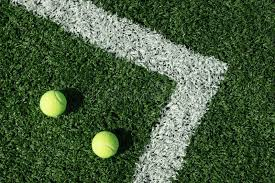
#> input picture images/balls.png, 275 x 183 px; the run also reads 1 picture not shown here
$ jupyter execute --allow-errors ablation.ipynb
#> lines starting #> are read from the running program, lines starting #| are printed output that depends on the picture
### code/inpainting.py
"""
Inpainting using PatchMatch algorithm.
This is an application of the PatchMatch algorithm for image inpainting.
This uses the EM algorithm to fill in the masked regions of an image with the help of NNFs.
"""

import cv2
import numpy as np
import matplotlib.pyplot as plt
from nnf import NNF
from time import time

class InpaintNNF:
    """
    Class for inpainting an image using the PatchMatch algorithm.
    Follows downsample-then-upsample approach.
    """
    def __init__(self, image, mask, patch_w=7, max_pm_iters=5):
        """
        image: numpy array of shape (height, width, 3)
        mask: numpy array of shape (height, width)
        """
        # ensure size of image and mask are the same
        assert image.shape[1] == mask.shape[1] and image.shape[0] == mask.shape[0]
        self.image = image
        self.mask = mask
        self.patch_w = patch_w
        self.max_pm_iters = max_pm_iters
        self.pyramid = [] # list to store the downsampled images and masks

        self._build_pyramid()


    # [43 lines left out: functions _build_pyramid, _downsample_img_and_mask, not called in this run]


    def _upsample_img(self, img, final_size):
        height, width = final_size[:2]
        return cv2.resize(img.astype(np.uint8), (width, height)).astype(np.int32)


    # [151 lines left out: functions _get_patch_similarity, weighted_copy, e_step, m_step, expectation_maximization, inpaint, not called in this run]


### code/ablation.ipynb
[cell 1]
import cv2
import numpy as np
import matplotlib.pyplot as plt
from inpainting import InpaintNNF

[cell 2]
def test_inpainting(src_path, mask_path, patch_w=7, max_pm_iters=5):
#> called with src_path = '../images/balls.png', mask_path = '../images/balls_mask.png', patch_w = 7, max_pm_iters = 5
    src_img = cv2.imread(src_path)
#> src_img is the input picture: shape (183, 275, 3); mean B, G, R 62.1, 92.9, 70.8
    mask = cv2.imread(mask_path, cv2.IMREAD_GRAYSCALE)
    mask = np.where(mask > 127, 1, 0).astype(np.uint8)

    inpainter = InpaintNNF(src_img, mask, patch_w=patch_w, max_pm_iters=max_pm_iters)
    inpainted_images = inpainter.inpaint()

    sources = []
    masks =[]

    for i in range(len(inpainter.pyramid)):
        sources.append(inpainter.pyramid[i][0])
        masks.append(inpainter.pyramid[i][1])

    return inpainted_images, sources, masks

## Example 1

[cell 3]
src_path = "../images/balls.png"
mask_path = "../images/balls_mask.png"
#> (the rest of this cell did not finish here and is left out)

#> (a cell that did not finish here is left out)

[cell 5]
src_path = "../images/balls.png"
mask_path = "../images/balls_mask.png"
#> (the rest of this cell did not finish here and is left out)


#> (a cell that did not finish here is left out)

[cell 7]
src_path = "../images/balls.png"
mask_path = "../images/balls_mask.png"
#> (the rest of this cell did not finish here and is left out)


#> (a cell that did not finish here is left out)

Time for inpainting using both search and propagate - 37 s
Time for inpainting using only search - 32 s
Time for inpainting using only propagate - 19 s

## Example 2

[cell 9]
src_path = "../images/photo_bomb.jpg"
mask_path = "../images/photo_bomb_mask.jpg"
#> (the rest of this cell did not finish here and is left out)

#> call 4 of test_inpainting, with src_path = '../images/photo_bomb.jpg', mask_path = '../images/photo_bomb_mask.jpg', patch_w = 7, max_pm_iters = 5
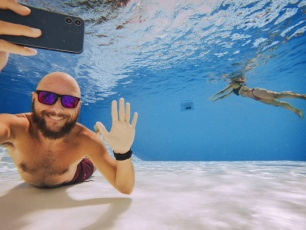
#> input picture images/photo_bomb.jpg, 306 x 230 px
#> in test_inpainting, src_img is the input picture: shape (230, 306, 3); mean B, G, R 163.2, 145.9, 128.6
#> in test_inpainting (call 4), `mask = cv2.imread(mask_path, cv2.IMREAD_GRAYSCALE)`: mask: shape (408, 612); every value is 255
#> in test_inpainting (call 4), `mask = np.where(mask > 127, 1, 0).astype(np.uint8)`: mask: shape (408, 612); every value is 1

#> (a cell that did not finish here is left out)

[cell 11]
src_path = "../images/photo_bomb.jpg"
mask_path = "../images/photo_bomb_mask.jpg"
#> (the rest of this cell did not finish here and is left out)


#> (a cell that did not finish here is left out)

[cell 13]
src_path = "../images/photo_bomb.jpg"
mask_path = "../images/photo_bomb_mask.jpg"
#> (the rest of this cell did not finish here and is left out)


#> (a cell that did not finish here is left out)

Time for inpainting using both search and propagate - 63 s
Time for inpainting using only search - 54 s
Time for inpainting using only propagate - 35 s

[cell 15]
times = [63, 54, 35]
x_labels = ['Both', 'Search', 'Propogate']
plt.bar(range(len(times)), times)
plt.xticks(range(len(x_labels)), x_labels)
plt.ylabel('Time taken (s)')
plt.title('Time taken to inpaint - analysing propogate & search times')
plt.show()
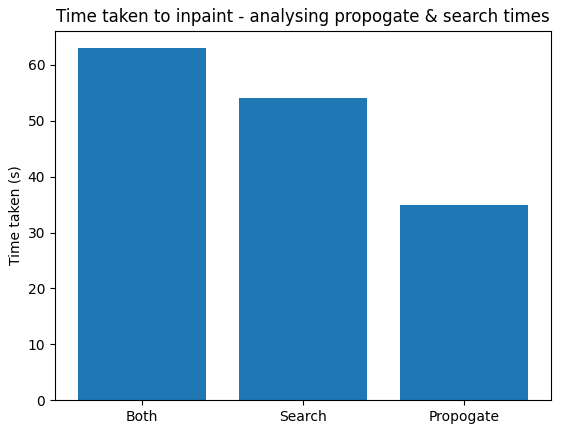
#> figure drawn by matplotlib, 1 panel; tallest bar 63 high, from x = -0.4 to 0.4
